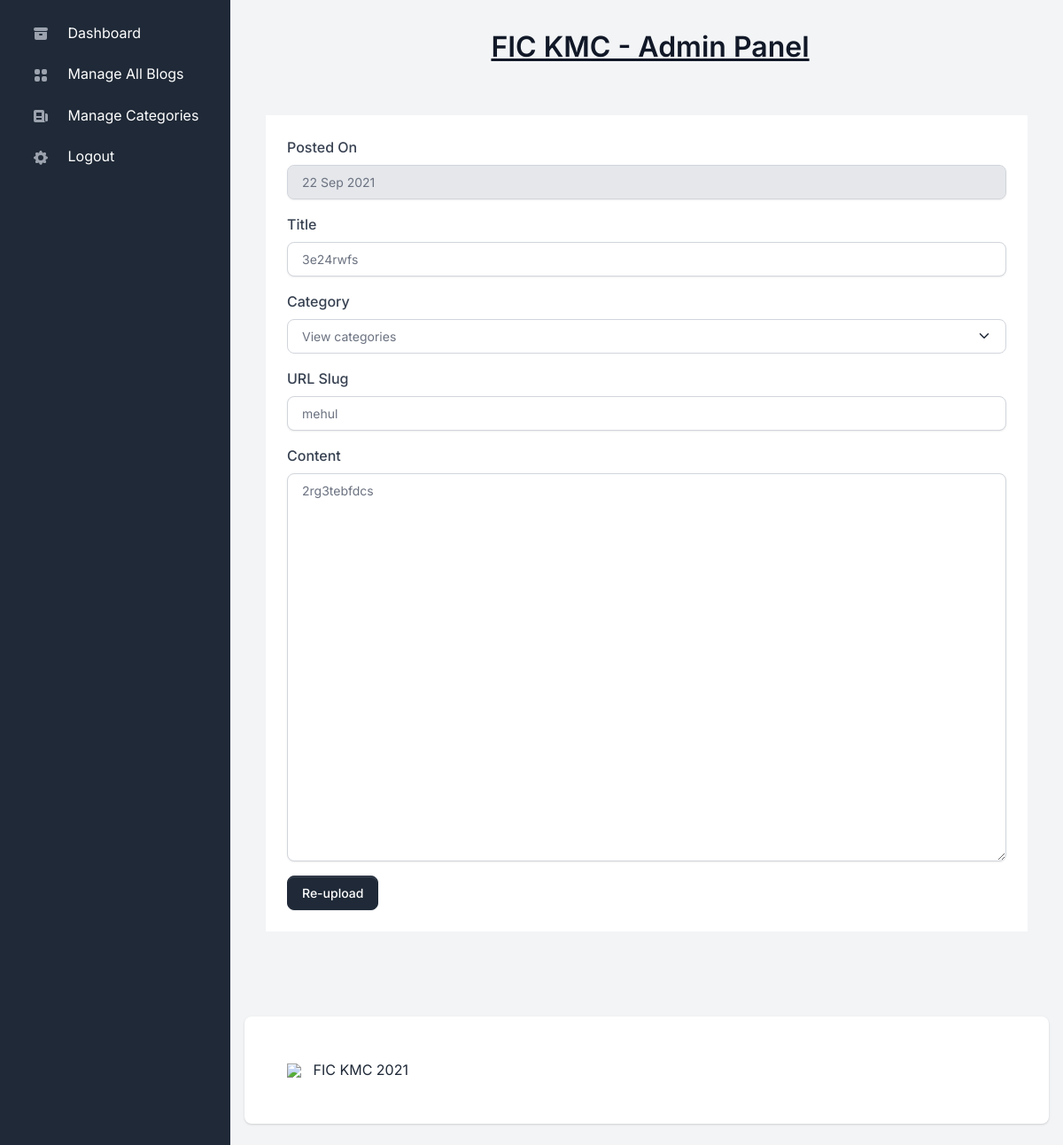
The app's page /admin/edit-blog.php?id=5 (signed in) with its own data.
### tables this page shows
CREATE TABLE `blog_post` (
  `id` int(11) NOT NULL,
  `title` varchar(120) NOT NULL,
  `url_slug` varchar(120) NOT NULL,
  `image` varchar(255) NOT NULL,
  `posted_on` date DEFAULT current_timestamp(),
  `content` longtext NOT NULL,
  `category_id` int(11) NOT NULL
);

### admin/assets/includes/functions.php (called while the page is built, shortened)
<?php
require 'assets/includes/db.php';
function getSingleBlogById($id) {
    global $conn;
    $rows = array();
    $stmt = $conn->prepare("SELECT blog_post.url_slug, blog_post.title, blog_post.posted_on, blog_post.content, categories.category_name FROM `blog_post` JOIN `categories` ON categories.id = blog_post.category_id WHERE blog_post.id = ? LIMIT 1");
    $stmt->bind_param('i', $id);
    $stmt->execute();
    if($stmt) {
        $result = $stmt->get_result();
        if($result) {
            $row = $result->fetch_assoc();
            if($row) {
                array_push($rows, $row);
            }
            return $rows;
        }
    }
}
?>

### admin/edit-blog.php (the view, shortened to what this page needs)
<?php
include 'assets/includes/header.php';
include 'assets/includes/sidebar.php';
include 'assets/includes/navbar.php';
?>
<div class="row py-5">
    <div class="col-12 col-xl-12">
        <div class="row">
            <div class="col-12 mb-4">
                <div class="container-fluid">
                <form action="" method="POST" class="bg-white p-4">
                    <?php
                        $blog_details = getSingleBlogById($_GET['id']);
                        foreach($blog_details as $blog_detail) {
                    ?>
                        <div class="form-group">
                            <label>Posted On</label>
                            <input type="text" class="form-control mb-3" readonly value="<?php echo date('d M Y', strtotime($blog_detail['posted_on'])); ?>">
                        </div>
                        <div class="form-group">
                            <label>Title</label>
                            <input name="title" type="text" class="form-control mb-3" value="<?php echo isset($_POST['edit']) && isset($_POST['title']) ? $_POST['title'] : $blog_detail['title'] ?>">
                        </div>
                        <div class="form-group">
                            <label>Category</label>
                            <select class="form-select mb-3" name="categories">
                                <option selected disabled value="">View categories</option>
                            </select>
                        </div>
                        <div class="form-group">
                            <label>URL Slug</label>
                            <input name="url_slug" type="text" class="form-control mb-3" value="<?php echo isset($_POST['edit']) && isset($_POST['url_slug']) ? $_POST['url_slug'] : $blog_detail['url_slug'] ?>">
                        </div>
                        <div class="form-group">
                            <label>Content</label>
                            <textarea name="content" cols="30" rows="20" class="form-control mb-3"><?php echo isset($_POST['edit']) && isset($_POST['content']) ? $_POST['content'] : $blog_detail['content'] ?></textarea>
                        </div>
                    <?php
                        }
                    ?>
                    <button type="submit" name="edit" class="btn btn-primary">Re-upload</button>
                </form>
            </div>
            </div>
        </div>
    </div>
</div>
<?php
    include 'assets/includes/footer.php'
?>

### records on screen
blog_post: posted_on "22 Sep 2021", title "3e24rwfs", url_slug "mehul", content "2rg3tebfdcs"
